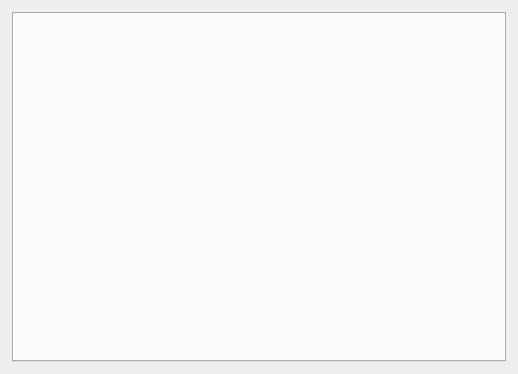
<?xml version="1.0" encoding="UTF-8"?>
<ui version="4.0">
 <class>SeverSelectionWidget</class>
 <widget class="QWidget" name="SeverSelectionWidget">
  <property name="geometry">
   <rect>
    <x>0</x>
    <y>0</y>
    <width>518</width>
    <height>374</height>
   </rect>
  </property>
  <property name="windowTitle">
   <string>Server selection</string>
  </property>
  <layout class="QVBoxLayout" name="verticalLayout">
   <property name="leftMargin">
    <number>12</number>
   </property>
   <property name="topMargin">
    <number>12</number>
   </property>
   <property name="rightMargin">
    <number>12</number>
   </property>
   <property name="bottomMargin">
    <number>12</number>
   </property>
   <item>
    <widget class="QTabWidget" name="tabWidget">
     <property name="currentIndex">
      <number>-1</number>
     </property>
    </widget>
   </item>
  </layout>
 </widget>
 <resources/>
 <connections/>
</ui>
